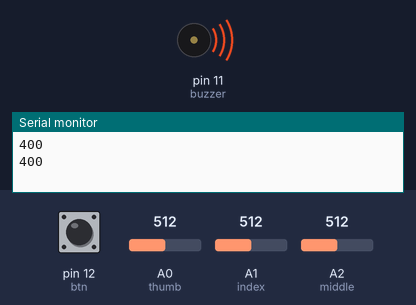
This sketch was run on a simulated Arduino Uno, built with avr-gcc and run on an emulated ATmega328P. Shown: buzzer (waves = sounding), the last lines printed to the serial monitor. Inputs (shaded band) come from the test bench; at power-on: pin 12 (btn) HIGH, A2 (middle) = 512, A0 (thumb) = 512, A1 (index) = 512.

Above: at 0.92 s.
1.3 s: pin 12 (btn) pulled LOW for 3.2 s
6.0 s: A2 (middle) set to 1023
At 6.22 s:
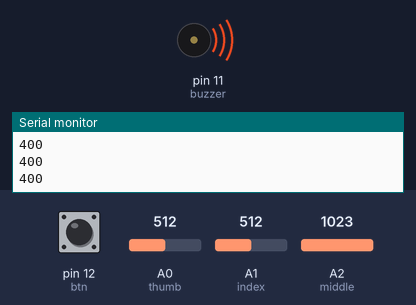
9.0 s: A2 (middle) set to 122
12.0 s: A0 (thumb) set to 306
At 12.28 s:
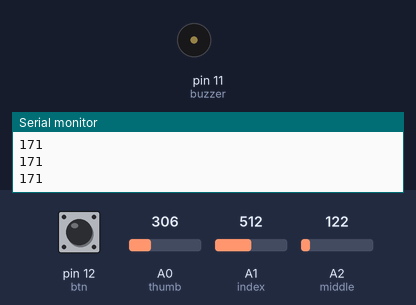
Timing chart, 0 to 16.0 s (numbered marks = the images above; inputs shaded):
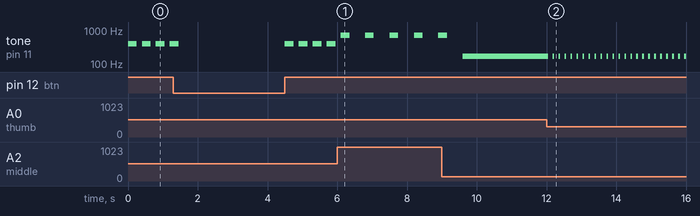

The sketch:

musicBox.ino
```cpp
#include "musicBox.h" //this is for our tones and is for reference.
#include <Wire.h>

#define T_C 262
#define T_D 294
#define T_E 330
#define T_F 349
#define T_G 392
#define T_A 440
#define T_B 493


int thumb = A0;//analog pin for the sensor
int index = A1;
int middle = A2;

int buzzer = 11;

int btn = 12; //pin for the button

void setup() {
Serial.begin(9600); //start printing out to the serial port for processing to read from

pinMode(thumb, INPUT);//add a input for your potentiometer
pinMode(index, INPUT);
pinMode(middle, INPUT);

pinMode(btn, INPUT_PULLUP);//add an input for the button. We're using input pull up because otherwise, there'd be a short
//you can also do this in hardware. I often do. See pull up resistor
}

void loop() {

  int thumbData = analogRead(thumb);//take an analog read on the knob to read resistance(0 to 1024)
  int indexData = analogRead(index);
  int middleData = analogRead(middle);

	int btnState = digitalRead(btn); //digitally read the button (0 or 1)
	//Serial.println(btnState); //optional print line for testing


thumbData = map(thumbData, 0, 1024, 0, 1000);
indexData = map(indexData, 0, 1024, 0, 500);
middleData = map(middleData, 0, 1024, 100, 700);//using the map function, transform the range of the
//tone that the resistor is in, 0 to 1024 to the range of tones we want to play.

	if(btnState==1) // the button is pushed down
	{
		//int pauseBetweenNotes = 2 * 1.30;//make a little pause to not overwhelm arduino
		tone(buzzer, middleData, thumbData-indexData);
    delay(middleData);
		//delay(pauseBetweenNotes); // a little pause
		Serial.println(middleData); // print it out
		noTone(buzzer);//turn off the pad
	}else{ //the button is not pushed
		noTone(buzzer); //make no noise
	}
}
```

musicBox.h
```cpp
/*************************************************
* Public Constants
*************************************************/
//thank you Tom Igoe for putting these in as variables for us!
//all this is is a list of frequencies that
//notes are at in relation to a western
//notation. We're not using them here other than for reference but you
//could if you say, wanted to write a song, just call the note number and give it a
//duration and play it with the tone() function.
/*************************************************
 * Public Constants *************************************************/

#define NOTE_B0  31
#define NOTE_C1  33
#define NOTE_CS1 35
#define NOTE_D1  37
#define NOTE_DS1 39
#define NOTE_E1  41
#define NOTE_F1  44
#define NOTE_FS1 46
#define NOTE_G1  49
#define NOTE_GS1 52
#define NOTE_A1  55
#define NOTE_AS1 58
#define NOTE_B1  62
#define NOTE_C2  65
#define NOTE_CS2 69
#define NOTE_D2  73
#define NOTE_DS2 78
#define NOTE_E2  82
#define NOTE_F2  87
#define NOTE_FS2 93
#define NOTE_G2  98
#define NOTE_GS2 104
#define NOTE_A2  110
#define NOTE_AS2 117
#define NOTE_B2  123
#define NOTE_C3  131
#define NOTE_CS3 139
#define NOTE_D3  147
#define NOTE_DS3 156
#define NOTE_E3  165
#define NOTE_F3  175
#define NOTE_FS3 185
#define NOTE_G3  196
#define NOTE_GS3 208
#define NOTE_A3  220
#define NOTE_AS3 233
#define NOTE_B3  247
#define NOTE_C4  262
#define NOTE_CS4 277
#define NOTE_D4  294
#define NOTE_DS4 311
#define NOTE_E4  330
#define NOTE_F4  349
#define NOTE_FS4 370
#define NOTE_G4  392
#define NOTE_GS4 415
#define NOTE_A4  440
#define NOTE_AS4 466
#define NOTE_B4  494
#define NOTE_C5  523
#define NOTE_CS5 554
#define NOTE_D5  587
#define NOTE_DS5 622
#define NOTE_E5  659
#define NOTE_F5  698
#define NOTE_FS5 740
#define NOTE_G5  784
#define NOTE_GS5 831
#define NOTE_A5  880
#define NOTE_AS5 932
#define NOTE_B5  988
#define NOTE_C6  1047
#define NOTE_CS6 1109
#define NOTE_D6  1175
#define NOTE_DS6 1245
#define NOTE_E6  1319
#define NOTE_F6  1397
#define NOTE_FS6 1480
#define NOTE_G6  1568
#define NOTE_GS6 1661
#define NOTE_A6  1760
#define NOTE_AS6 1865
#define NOTE_B6  1976
#define NOTE_C7  2093
#define NOTE_CS7 2217
#define NOTE_D7  2349
#define NOTE_DS7 2489
#define NOTE_E7  2637
#define NOTE_F7  2794
#define NOTE_FS7 2960
#define NOTE_G7  3136
#define NOTE_GS7 3322
#define NOTE_A7  3520
#define NOTE_AS7 3729
#define NOTE_B7  3951
#define NOTE_C8  4186
#define NOTE_CS8 4435
#define NOTE_D8  4699
#define NOTE_DS8 4978
```

Measured:
- after the input at 6.0 s, tone on pin 11 (buzzer): alternates 699 Hz for 0.25 s and silent for 0.45 s, starting after 0.10 s
- after the input at 12.0 s, tone on pin 11 (buzzer): alternates 171 Hz for 0.05 s and silent for 0.12 s, starting after 0.05 s
- by itself, tone on pin 11 (buzzer): repeats every 0.40 s: 400 Hz 0.25 s, silent 0.15 s
